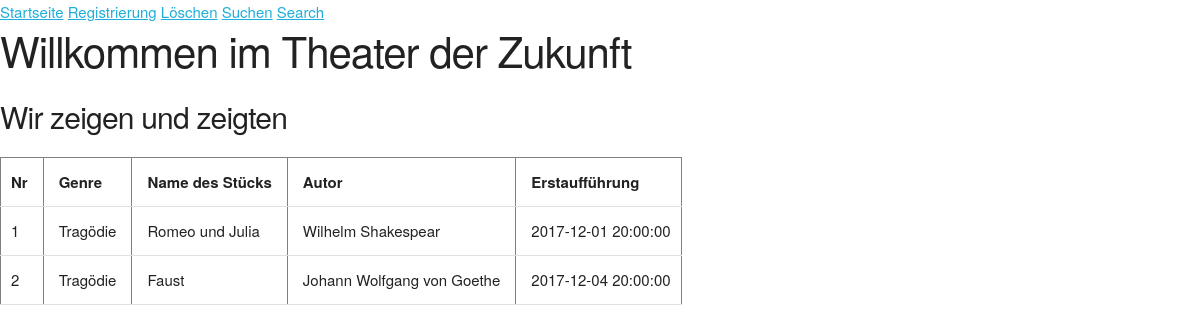
The page / on the database its author committed.
### tables this page shows
CREATE TABLE IF NOT EXISTS `DRAMA` (
  `dra_id` INT NOT NULL AUTO_INCREMENT,
  `dra_name` VARCHAR(45) NOT NULL,
  `gen_id` INT NOT NULL,
  `autor_id` INT NOT NULL,
  PRIMARY KEY (`dra_id`),
  INDEX `fk_DRAMA_GENRE1_idx` (`gen_id` ASC),
  INDEX `fk_DRAMA_PERSON1_idx` (`autor_id` ASC),
  UNIQUE INDEX `dra_name_UNIQUE` (`dra_name` ASC, `autor_id` ASC, `gen_id` ASC),
  CONSTRAINT `fk_DRAMA_GENRE1`
    FOREIGN KEY (`gen_id`)
    REFERENCES `GENRE` (`gen_id`)
    ON DELETE CASCADE
    ON UPDATE CASCADE,
  CONSTRAINT `fk_DRAMA_PERSON1`
    FOREIGN KEY (`autor_id`)
    REFERENCES `PERSON` (`per_id`)
    ON DELETE CASCADE
    ON UPDATE CASCADE);

### funktionen.php (the view, shortened to what this page needs)
<?php
function showTable($con, $query, $bindArray = null) {
    $stmt = $con->prepare($query);
    if($bindArray != null) {
        for($i = 0; $i < sizeof($bindArray); $i++) {
            $stmt->bindParam($i + 1, $bindArray[$i]);
        }
    }else {
    $stmt-> execute();
    echo '<table border="1">';
    echo'<tr>';
    for($i = 0; $i < $stmt->columnCount(); $i++)
    {
        echo '<th>'.$stmt->getColumnMeta($i) ['name'].'</th>';
    }
    echo '</tr>';
    while($row = $stmt->fetch(PDO::FETCH_NUM))
    {
        echo '<tr>';
        foreach($row as $r)
        {
            echo '<td>'.$r.'</td>';
        }
        echo '</tr>';
    }
    echo '</table>';
    }
}

### index.php (shortened to what this page needs)
<!DOCTYPE HTML>
<html>
<head>
</head>
<body>
 <link rel="stylesheet" href="css/skeleton.css">
<nav>
<main>
    <?php
    include('funktionen.php');
    switch ($_GET['menu'])
    {
        default:
            include ('welcome.php');
    }
    ?>
</main>
</body>
</html>

### welcome.php (shortened to what this page needs)
<!DOCTYPE HTML>
<html>
<head>
</head>
<body>
<nav>
<?php
echo '<h2>Willkommen im Theater der Zukunft</h2>';
echo '<h4>Wir zeigen und zeigten</h4>';
$query = 'select dra_id "Nr", gen_name as "Genre",dra_name as "Name des Stücks", concat_ws(" ", per_vname, per_nName) as "Autor"
          , eve_termin as "Erstaufführung"
          from drama
          LEFT JOIN Genre USING (gen_id)
          LEFT JOIN dramaevent using (dra_id)
          LEFT join crew using (eve_id)
          LEFT join person on drama.autor_id = person.per_id
          LEFT JOIN rolle using (rol_id)
          GROUP by dra_id';
try {
    $meta = array();
    showTable($con, $query, $meta);
} catch(Exception $e)
{
    if($e->getCode())
    {
        echo $e->getMessage();
    }
}

### css/skeleton.css (style rules this page uses)
html { font-family: sans-serif; -ms-text-size-adjust: 100%; -webkit-text-size-adjust: 100%; }
body { margin: 0; }
article, aside, details, figcaption, figure, footer, header, hgroup, main, menu, nav, section, summary { display: block; }
a { background-color: transparent; }
table { border-collapse: collapse; border-spacing: 0; }
td, th { padding: 0; }
html { font-size: 62.5%; }
body { font-size: 1.5em; line-height: 1.6; font-weight: 400; font-family: "Raleway", "HelveticaNeue", "Helvetica Neue", Helvetica, Arial, sans-serif; color: #222; }
a { color: #1eaedb; }
h1, h2, h3, h4, h5, h6 { margin-top: 0; margin-bottom: 2rem; font-weight: 300; }
h2 { font-size: 3.6rem; line-height: 1.25; letter-spacing: -.1rem; }
h4 { font-size: 2.4rem; line-height: 1.35; letter-spacing: -.08rem; }
@media (min-width: 550px) { h2 { font-size: 4.2rem; } }
@media (min-width: 550px) { h4 { font-size: 3.0rem; } }
th, td { padding: 12px 15px; text-align: left; border-bottom: 1px solid #e1e1e1; }
th:first-child, td:first-child { padding-left: 10px; }
th:last-child, td:last-child { padding-right: 10px; }
pre, blockquote, dl, figure, table, p, ul, ol, form { margin-bottom: 2.5rem; }

### rows shown on the page
drama: dra_id "1", r "Tragödie", dra_name "Romeo und Julia", r "Wilhelm Shakespear", r "2017-12-01 20:00:00"
drama: dra_id "2", r "Tragödie", dra_name "Faust", r "Johann Wolfgang von Goethe", r "2017-12-04 20:00:00"

### other values the page prints
$stmt->getColumnMeta($i) ['name'] "Nr"
$stmt->getColumnMeta($i) ['name'] "Genre"
$stmt->getColumnMeta($i) ['name'] "Name des Stücks"
$stmt->getColumnMeta($i) ['name'] "Autor"
$stmt->getColumnMeta($i) ['name'] "Erstaufführung"
